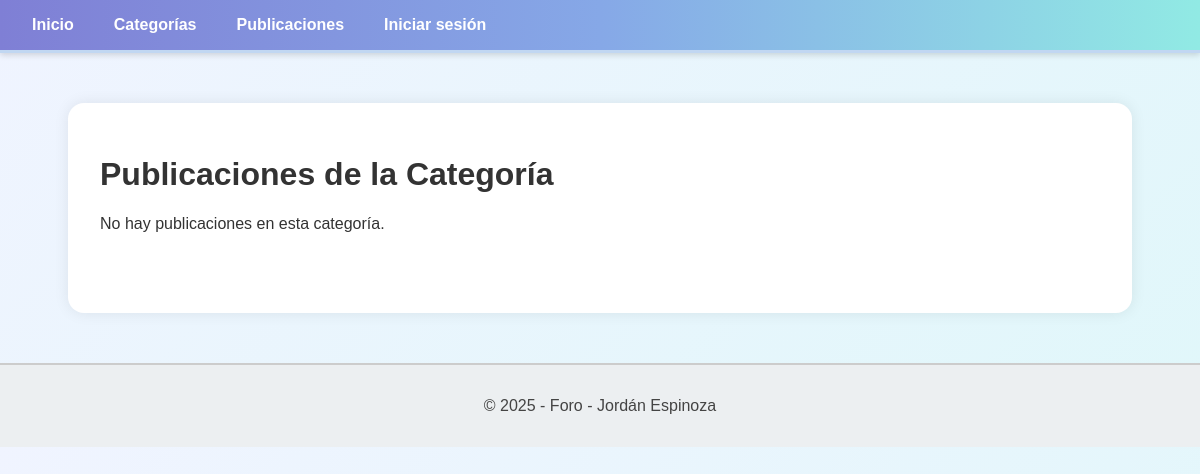
The app's page /foro/publicaciones/categoria/12/, older data.
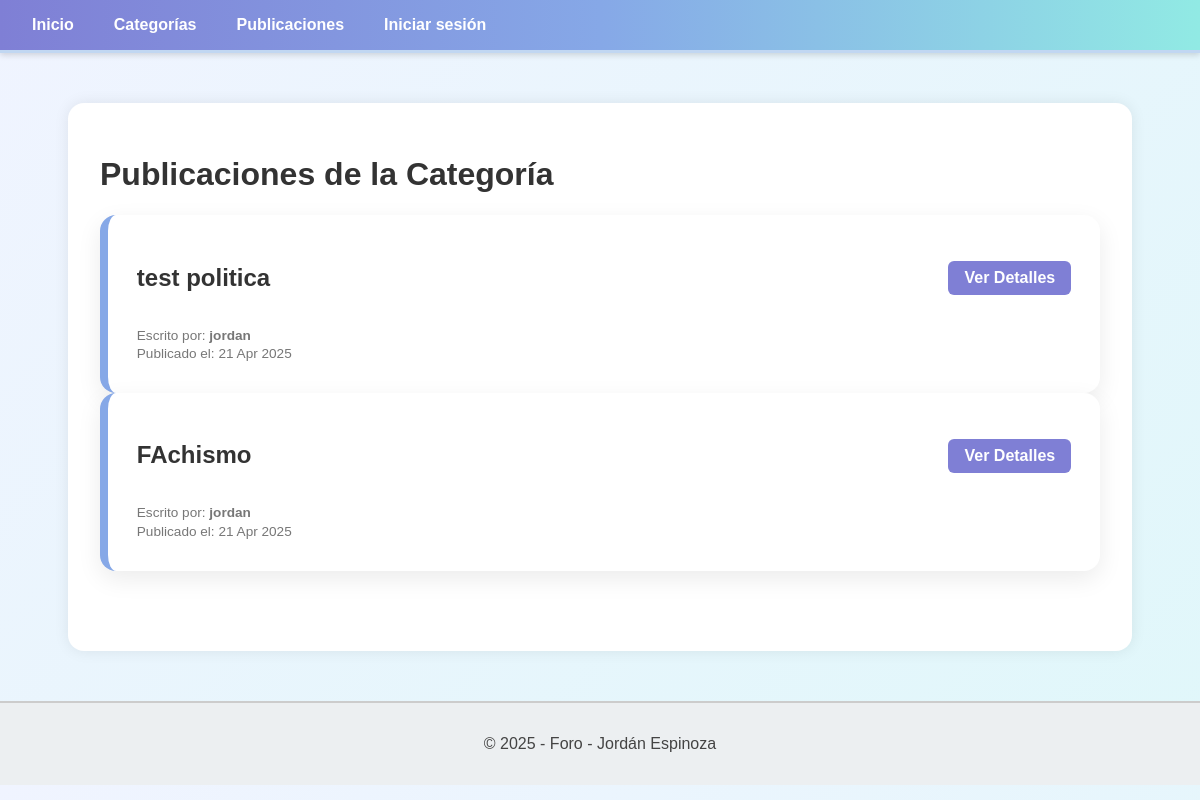
The same page, newer data.
### foro_aplicacion/models.py (models this page shows, shortened)
class Publicacion(models.Model):
    titulo = models.CharField(max_length=100)
    cuerpo = models.TextField()
    fecha_creacion = models.DateTimeField(auto_now_add=True)
    fecha_modificacion = models.DateTimeField(auto_now=True)
    usuario = models.ForeignKey(Usuario, on_delete=models.CASCADE, related_name='publicaciones')
    categoria = models.ForeignKey(Categoria, on_delete=models.CASCADE, related_name='publicaciones')
    etiquetas = models.ManyToManyField(Etiqueta, through='PublicacionEtiqueta', related_name='publicaciones')

class Usuario(AbstractUser):
    correo = models.EmailField(max_length=100, unique=True)
    es_admin = models.BooleanField(default=False)
    es_baneado = models.BooleanField(default=False)
    es_moderador = models.BooleanField(default=False)
    es_autor = models.BooleanField(default=False)
    reputacion = models.IntegerField(default=0)
    class Meta:
        verbose_name = 'Usuario'
        verbose_name_plural = 'Usuarios'

### foro_aplicacion/views.py (the view)
# urls.py: path('publicaciones/categoria/<int:categoria_id>/', publicaciones_por_categoria, name='publicaciones_por_categoria'),
def publicaciones_por_categoria(request, categoria_id):
    publicaciones = Publicacion.objects.filter(categoria_id=categoria_id)
    return render(request, 'publicaciones/listar_por_categoria.html', {'publicaciones': publicaciones})

### foro_aplicacion/templates/publicaciones/listar_por_categoria.html (shortened to what this page needs)
{% extends 'template_base.html' %}
{% block body %}
    <h1>Publicaciones de la Categoría</h1>
    {% if publicaciones %}
        {% for publicacion in publicaciones %}
            <div class="publicacion-card">
                <div class="publicacion-header">
                    <h2 class="titulo">{{ publicacion.titulo }}</h2>
                    <a href="{% url 'detalle_publicacion' publicacion.pk %}" class="btn btn-ver">Ver Detalles</a>
                </div>
                <p class="autor">Escrito por: <strong>{{ publicacion.usuario.username }}</strong></p>
                <p class="fecha">Publicado el: {{ publicacion.fecha_creacion|date:"d M Y" }}</p>
            </div>
        {% endfor %}
    {% else %}
        <p>No hay publicaciones en esta categoría.</p>
    {% endif %}
{% endblock body %}

Row changes from the older to the newer data that the page shows:
added Publicacion: titulo "test politica", usuario.username "jordan", fecha_creacion "21 Apr 2025"
added Publicacion: titulo "FAchismo", usuario.username "jordan", fecha_creacion "21 Apr 2025"
Text that changed along with them:
text no longer shown: "No hay publicaciones en esta categoría."
